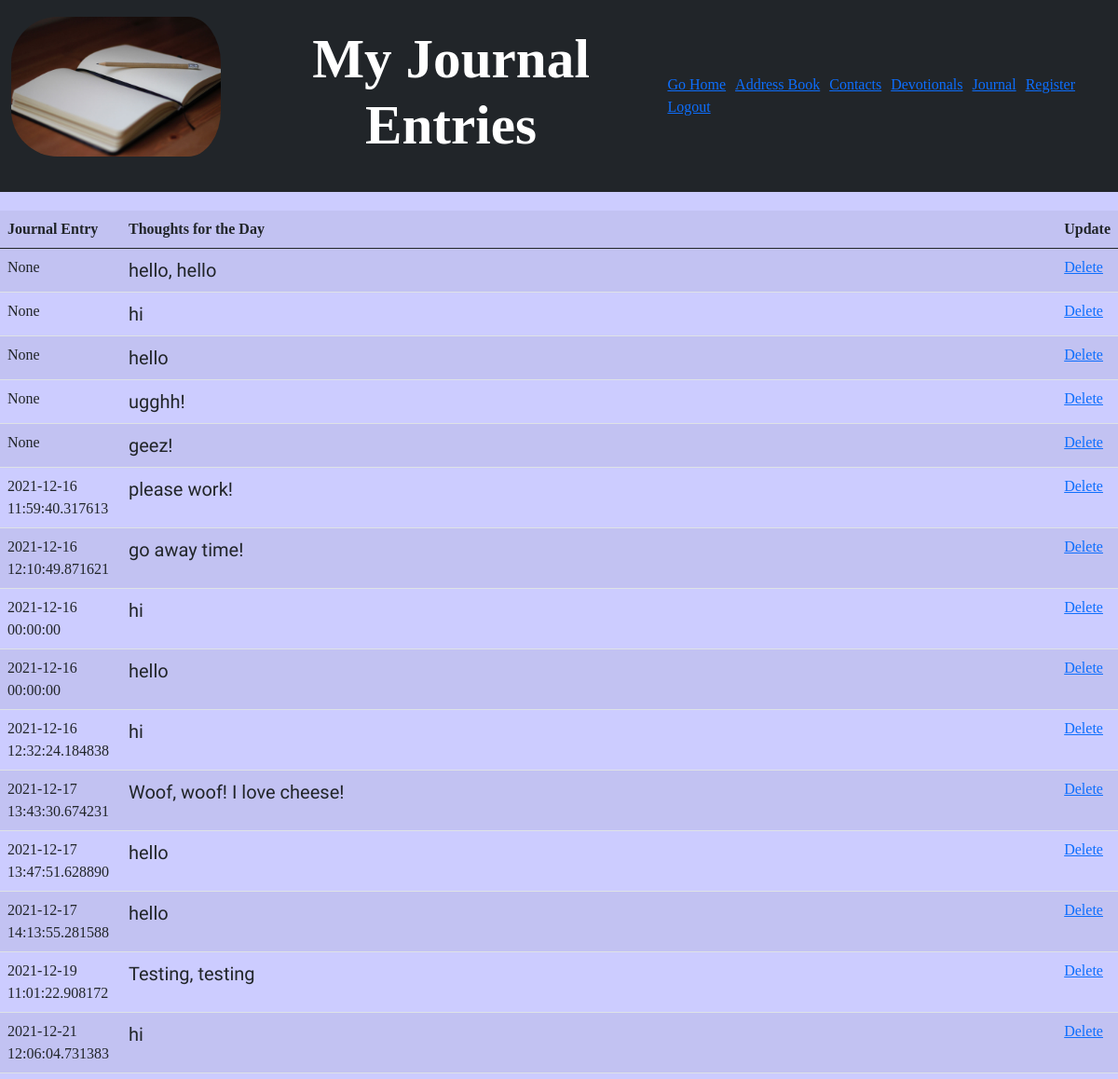
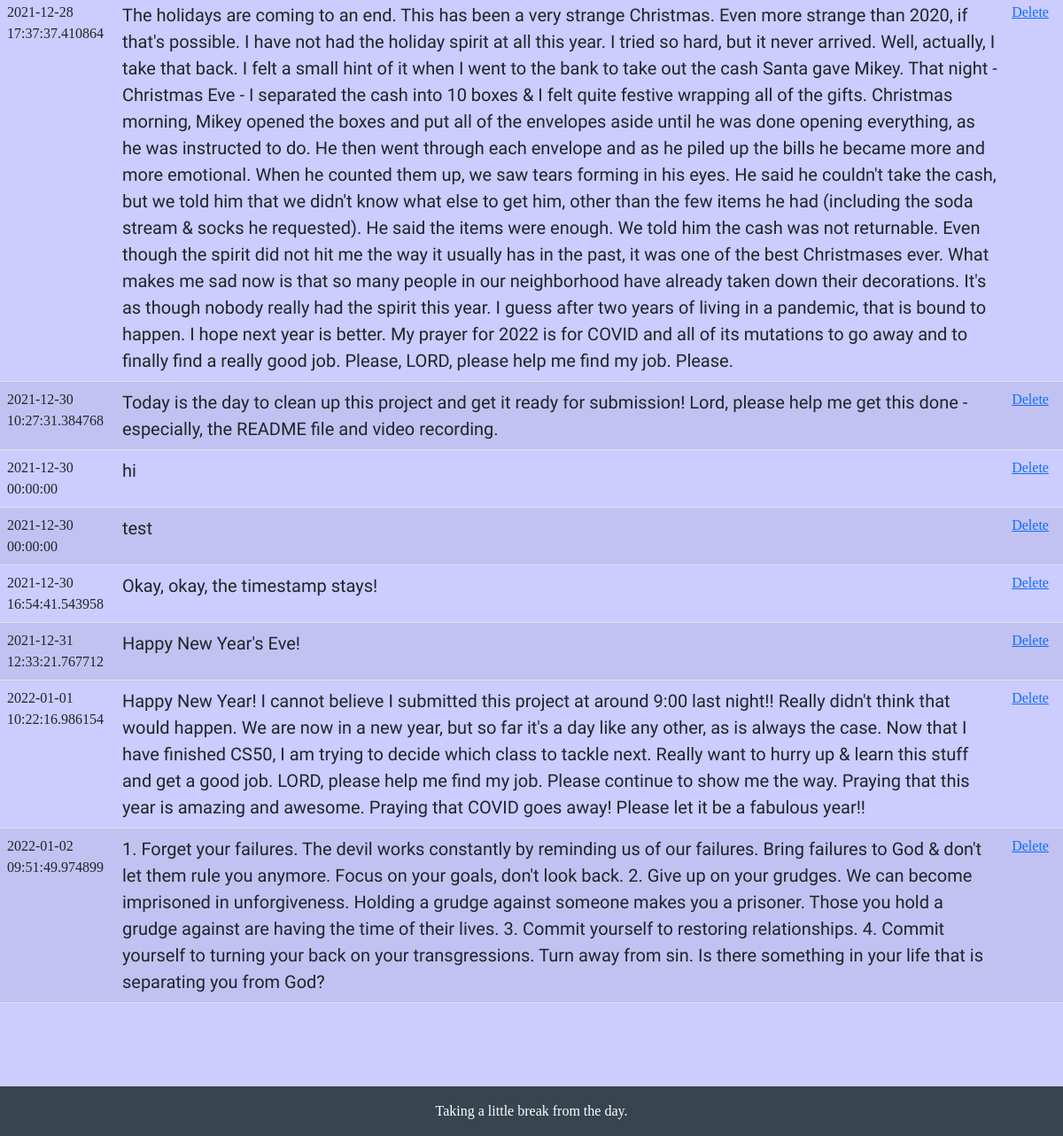
The app's page /entries (signed in) with its own data (2 pictures, top to bottom).
### application.py (models this page shows, shortened)
class entries(db.Model):
    id = db.Column('id', db.Integer, primary_key=True)
    user_id = db.Column('user_id', db.Integer,
                        db.ForeignKey('users.id'), nullable=False)
    date = db.Column('date', db.DateTime, default=datetime.utcnow)
    journal_entry = db.Column('journal_entry', db.TEXT, nullable=False)

### application.py (the view)
@app.route("/entries")
@login_required
def journal_entries():
    user_id = session["user_id"]
    entry = entries.query.filter_by(user_id=user_id).all()
    return render_template("entries.html", entries=entry)

### application.py (called while the page is built)
def login_required(f):
    @wraps(f)
    def wrap(*args, **kwargs):
        if session.get("user_id") is None:
            return redirect("/login")
        return f(*args, **kwargs)
    return wrap

### templates/entries.html (shortened to what this page needs)
{% extends "layout.html" %}
{% block body %}
<nav class="navbar navbar-expand-sm bg-dark navbar-dark">
    <div class="container-fluid">
        <div class="navbar-header">
            <a class="navbar-brand"><img id="logo" src="static/images/blank-journal.jpg" alt="Logo"></a>
        </div>
        <h2>My Journal Entries</h2>
        <ul class="nav navbar-nav navbar-right">
            <li><a href="/"> Go Home</a></li>
            <li><a href="/address_book"> Address Book</a></li>
            <li><a href="/address_list">Contacts</a></li>
            <li><a href="/verses"> Devotionals</a></li>
            <li><a href="/journal"> Journal</a></li>
            <li><a href="/register"> Register</a></li>
            <li><a href="/logout"> Logout</a></li>
        </ul>
    </div>
</nav>
<table class="table table-striped">
    <tr>
        <th>Journal Entry</th>
        <th>Thoughts for the Day</th>
        <th>Update</th>
    </tr>
    <tbody>
        {% for entry in entries %}
        <tr>
            <td>{{entry["date"]}}</td>
            <td id="j_entry">{{entry["journal_entry"]}}</td>
            <td><a href="/delete_entry/{{entry['id']}}">Delete</a></td>
            {% endfor %}
</table>
<div class="footer">
    <footer>
        <div id="foot" class="text-center p-3">
            Taking a little break from the day.
    </footer>
</div>
{% endblock %}

### static/styles.css (style rules this page uses)
body { font-family: Gothic; background-color: #CCCCFF; margin-bottom: 150px; }
#logo { height: 150px; width: 100%; float: left; margin-top: 10px; border-radius: 50px; }
.navbar-nav li { margin-right: 10px; }
h1, h2 { font-size: 3.7rem; font-weight: bold; text-align: center; }
h2 { color: #FFF; }
img { height: 250px; width: 100%; padding-right: 15px; }
#j_entry { font-family: Mali; font-size: 1.25rem; }
.footer { position: fixed; left: 0; bottom: 0; width: 100%; background-color: #36454F; color: white; font-size: 1rem; text-align: center; margin-top: 250px; }
nav { margin-bottom: 20px; }

### records on screen
entries: date "None", journal_entry "hello, hello"
entries: date "None", journal_entry "hi"
entries: date "None", journal_entry "hello"
entries: date "None", journal_entry "ugghh!"
entries: date "None", journal_entry "geez!"
entries: date "2021-12-16 11:59:40.317613", journal_entry "please work!"
entries: date "2021-12-16 12:10:49.871621", journal_entry "go away time!"
entries: date "2021-12-16 00:00:00", journal_entry "hi"
entries: date "2021-12-16 00:00:00", journal_entry "hello"
entries: date "2021-12-16 12:32:24.184838", journal_entry "hi"
entries: date "2021-12-17 13:43:30.674231", journal_entry "Woof, woof! I love cheese!"
entries: date "2021-12-17 13:47:51.628890", journal_entry "hello"
entries: date "2021-12-17 14:13:55.281588", journal_entry "hello"
entries: date "2021-12-19 11:01:22.908172", journal_entry "Testing, testing"
entries: date "2021-12-21 12:06:04.731383", journal_entry "hi"
entries: date "2021-12-28 17:37:37.410864", journal_entry "The holidays are coming to an end. This has been a very strange Christmas. Even more strange than 2020, if that's possible. I have not had the holiday spirit at all this year. I tried so hard, but it never arrived. Well, actually, I take that back. I felt a small hint of it when I went to the bank to take out the cash Santa gave Mikey. That night - Christmas Eve - I separated the cash into 10 boxes & I felt quite festive wrapping all of the gifts. Christmas morning, Mikey opened the boxes and put all of the envelopes aside until he was done opening everything, as he was instructed to do. He then went through each envelope and as he piled up the bills he became more and more emotional. When…"
entries: date "2021-12-30 10:27:31.384768", journal_entry "Today is the day to clean up this project and get it ready for submission! Lord, please help me get this done - especially, the README file and video recording."
entries: date "2021-12-30 00:00:00", journal_entry "hi"
entries: date "2021-12-30 00:00:00", journal_entry "test"
entries: date "2021-12-30 16:54:41.543958", journal_entry "Okay, okay, the timestamp stays!"
entries: date "2021-12-31 12:33:21.767712", journal_entry "Happy New Year's Eve!"
entries: date "2022-01-01 10:22:16.986154", journal_entry "Happy New Year! I cannot believe I submitted this project at around 9:00 last night!! Really didn't think that would happen. We are now in a new year, but so far it's a day like any other, as is always the case. Now that I have finished CS50, I am trying to decide which class to tackle next. Really want to hurry up & learn this stuff and get a good job. LORD, please help me find my job. Please continue to show me the way. Praying that this year is amazing and awesome. Praying that COVID goes away! Please let it be a fabulous year!!"
entries: date "2022-01-02 09:51:49.974899", journal_entry "1. Forget your failures. The devil works constantly by reminding us of our failures. Bring failures to God & don't let them rule you anymore. Focus on your goals, don't look back. 2. Give up on your grudges. We can become imprisoned in unforgiveness. Holding a grudge against someone makes you a prisoner. Those you hold a grudge against are having the time of their lives. 3. Commit yourself to restoring relationships. 4. Commit yourself to turning your back on your transgressions. Turn away from sin. Is there something in your life that is separating you from God?"
